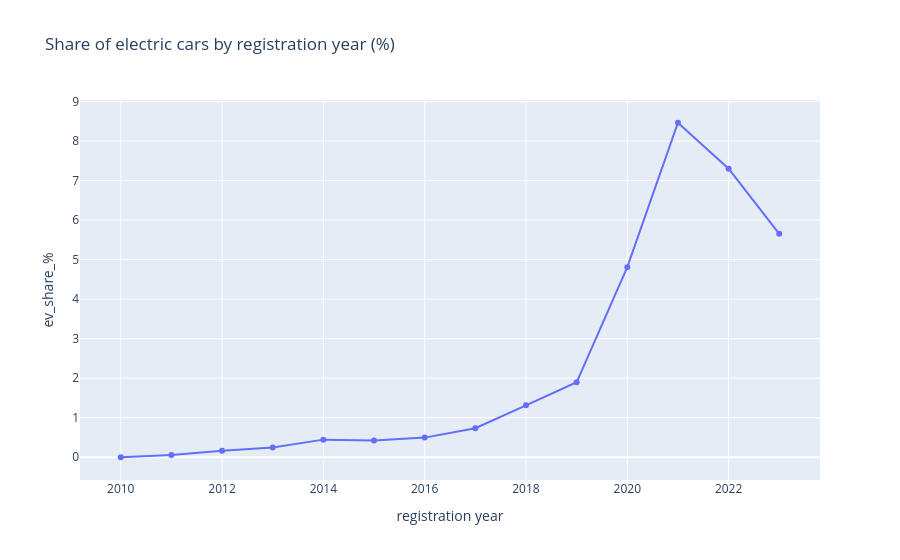

The code cell stored with this chart in its notebook:
### Markdown cell above
Petrol (57%) and diesel (35%) are the market. Electric cars are only **2.4%** of the listings (5,870): enough to estimate a trend,
but we must be careful when we split them further (by brand, by age).

## 2.3 Electric cars are a recent story

### Code cell
df["reg_year"] = df["registration_date"].dt.year
ev_share = (df[df["reg_year"] >= 2010].groupby("reg_year")["fuel_group"]
              .apply(lambda s: s.eq("Electric").mean() * 100).rename("ev_share_%").reset_index())
fig = px.line(ev_share, x="reg_year", y="ev_share_%", markers=True,
              title="Share of electric cars by registration year (%)", labels={"reg_year": "registration year"})
fig.show()

### Figure 1 — Plotly figure (JSON) as saved in the notebook; plotly's stock layout.template omitted (floating-point values rounded to 4 significant figures)
{"data": [{"hovertemplate": "registration year=%{x}<br>ev_share_%=%{y}<extra></extra>", "legendgroup": "", "line": {"color": "#636efa", "dash": "solid"}, "marker": {"symbol": "circle"}, "mode": "lines+markers", "name": "", "orientation": "v", "showlegend": false, "type": "scatter", "x": [2010, 2011, 2012, 2013, 2014, 2015, 2016, 2017, 2018, 2019, 2020, 2021, 2022, 2023], "xaxis": "x", "y": [0.0, 0.05439, 0.1633, 0.248, 0.4459, 0.421, 0.4967, 0.734, 1.313, 1.897, 4.81, 8.463, 7.299, 5.652], "yaxis": "y"}], "layout": {"legend": {"tracegroupgap": 0}, "title": {"text": "Share of electric cars by registration year (%)"}, "xaxis": {"anchor": "y", "domain": [0.0, 1.0], "title": {"text": "registration year"}}, "yaxis": {"anchor": "x", "domain": [0.0, 1.0], "title": {"text": "ev_share_%"}}}}
